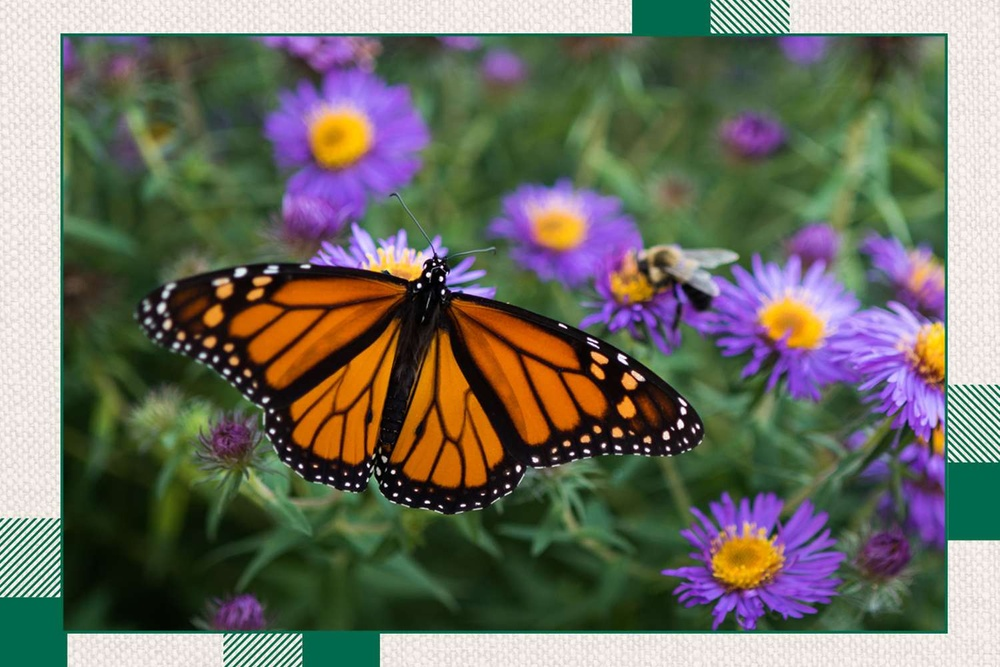
#> input picture image.jpg, 1000 x 667 px, shrunk from 1500 x 1000 before the run
$ python 2d.py   (older library calls are emulated)
#> lines starting #> are read from the running program, lines starting #| are printed output that depends on the picture
import cv2
import numpy as np
from matplotlib import pyplot as plt

# Load the image in grayscale
img = cv2.imread('image.jpg',0)
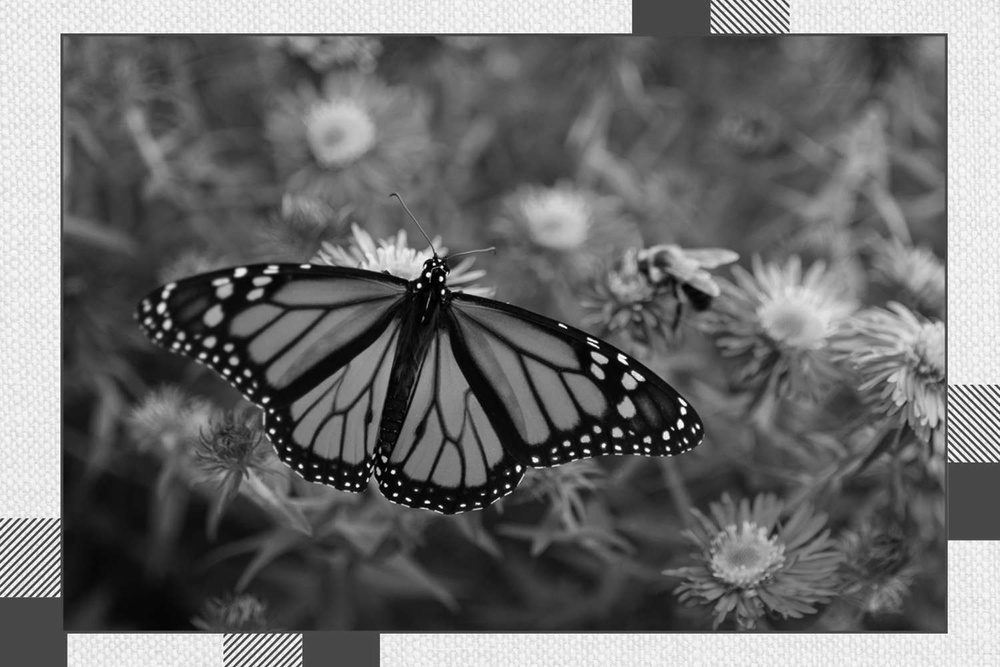
#> img: shape (667, 1000); min 0, max 255, mean 109.2

# Create a depth map using the Sobel filter
depth = cv2.Sobel(img,cv2.CV_64F,1,1,ksize=5)
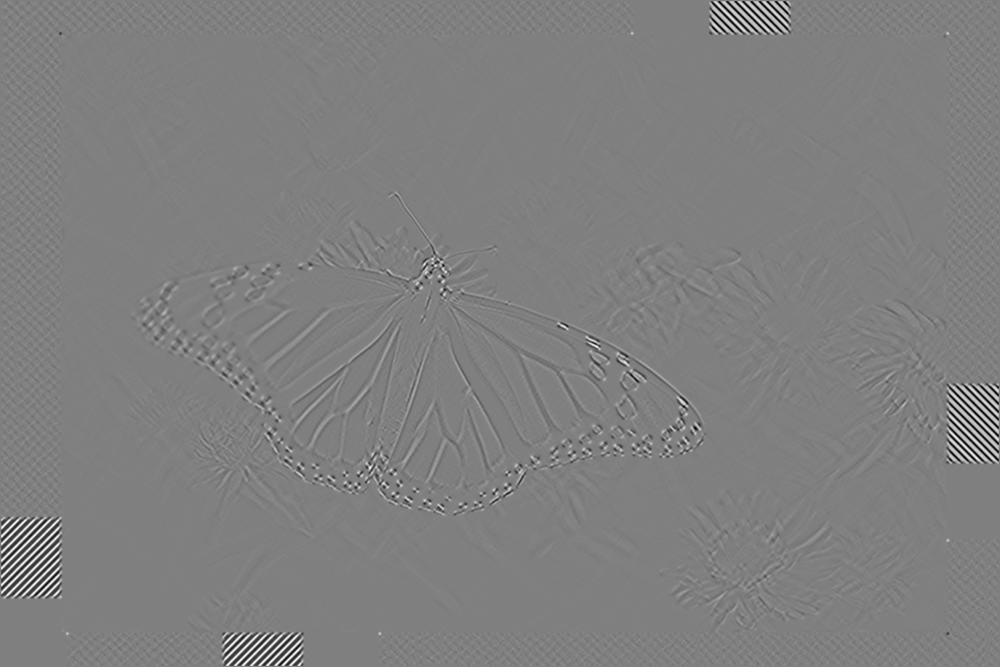
#> depth: shape (667, 1000) float64; min -2847, max 2829, mean 0; drawn with min black and max white

# Normalize the depth map
depth_norm = cv2.normalize(depth, None, 0, 255, cv2.NORM_MINMAX)

# Apply the depth map to the original image
img_3d = np.dstack((img, depth_norm, np.zeros_like(depth_norm)))
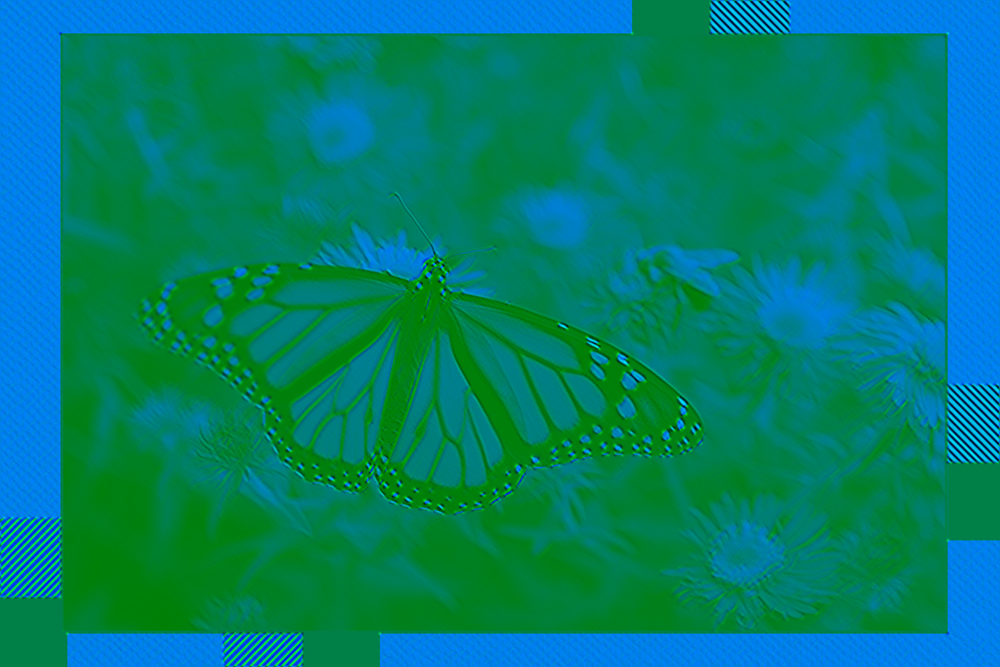
#> img_3d: shape (667, 1000, 3) float64; mean of channels 0, 1, 2 109.2, 127.9, 0; drawn with min black and max white

# Display the original and 3D image
plt.subplot(121),plt.imshow(img,cmap = 'gray')
plt.title('Original'), plt.xticks([]), plt.yticks([])
plt.subplot(122),plt.imshow(img_3d)
plt.title('3D Image'), plt.xticks([]), plt.yticks([])
plt.show()
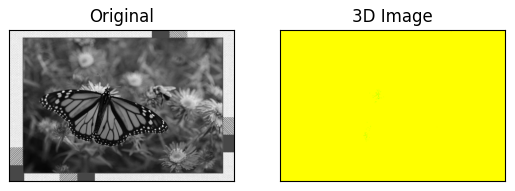
#> figure drawn by matplotlib, 2 panels
